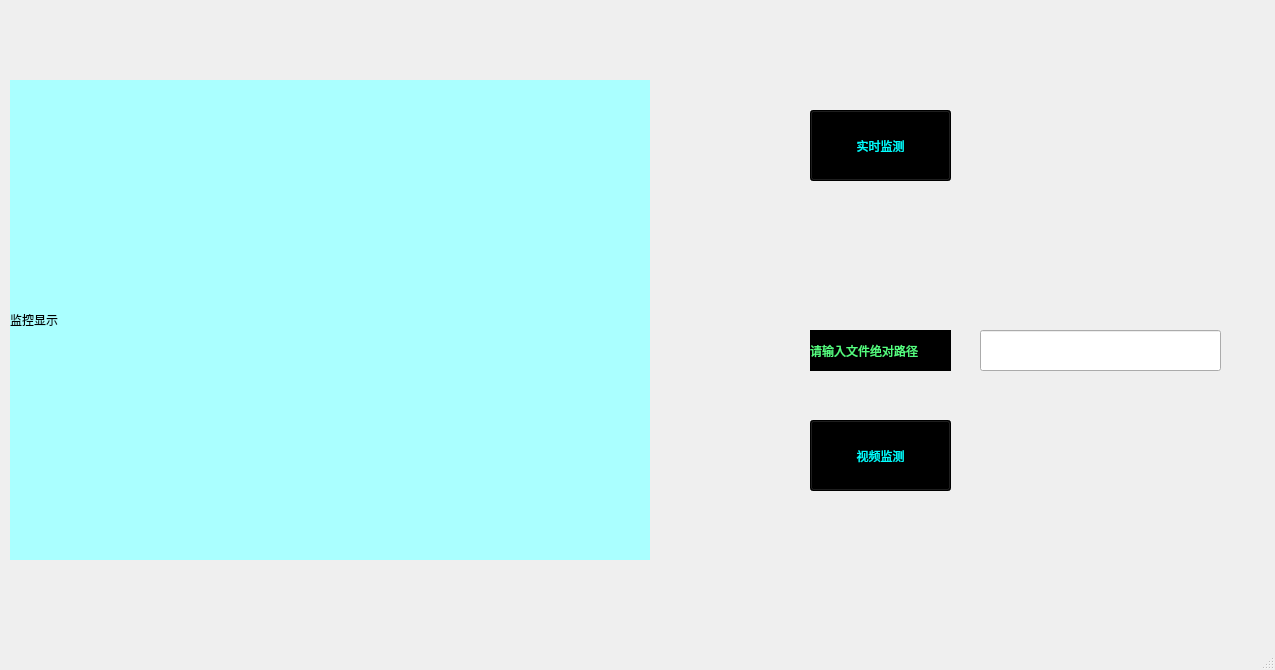
<?xml version="1.0" encoding="UTF-8"?>
<ui version="4.0">
 <class>MainWindow</class>
 <widget class="QMainWindow" name="MainWindow">
  <property name="geometry">
   <rect>
    <x>0</x>
    <y>0</y>
    <width>1275</width>
    <height>670</height>
   </rect>
  </property>
  <property name="windowTitle">
   <string>MainWindow</string>
  </property>
  <widget class="QWidget" name="centralwidget">
   <widget class="QLabel" name="camera_label">
    <property name="geometry">
     <rect>
      <x>10</x>
      <y>80</y>
      <width>640</width>
      <height>480</height>
     </rect>
    </property>
    <property name="styleSheet">
     <string notr="true">background-color: rgb(170, 255, 255);</string>
    </property>
    <property name="text">
     <string>监控显示</string>
    </property>
   </widget>
   <widget class="QPushButton" name="BTN1">
    <property name="geometry">
     <rect>
      <x>810</x>
      <y>110</y>
      <width>141</width>
      <height>71</height>
     </rect>
    </property>
    <property name="styleSheet">
     <string notr="true">background-color: rgb(0, 0, 0);
font: 8pt &quot;Adobe Hebrew&quot;;
color: rgb(0, 255, 255);
border-color: rgb(85, 170, 255);
font: 75 9pt &quot;Century Gothic&quot;;</string>
    </property>
    <property name="text">
     <string>实时监测</string>
    </property>
   </widget>
   <widget class="QPushButton" name="BTN2">
    <property name="geometry">
     <rect>
      <x>810</x>
      <y>420</y>
      <width>141</width>
      <height>71</height>
     </rect>
    </property>
    <property name="styleSheet">
     <string notr="true">background-color: rgb(0, 0, 0);
font: 8pt &quot;Adobe Hebrew&quot;;
color: rgb(0, 255, 255);
border-color: rgb(85, 170, 255);
font: 75 9pt &quot;Century Gothic&quot;;</string>
    </property>
    <property name="text">
     <string>视频监测</string>
    </property>
   </widget>
   <widget class="QLabel" name="label">
    <property name="geometry">
     <rect>
      <x>810</x>
      <y>330</y>
      <width>141</width>
      <height>41</height>
     </rect>
    </property>
    <property name="styleSheet">
     <string notr="true">border-color: rgb(0, 255, 255);
color: rgb(85, 255, 127);
background-color: rgb(0, 0, 0);</string>
    </property>
    <property name="text">
     <string>请输入文件绝对路径</string>
    </property>
   </widget>
   <widget class="QLineEdit" name="FILE_dir">
    <property name="geometry">
     <rect>
      <x>980</x>
      <y>330</y>
      <width>241</width>
      <height>41</height>
     </rect>
    </property>
   </widget>
  </widget>
  <widget class="QMenuBar" name="menubar">
   <property name="geometry">
    <rect>
     <x>0</x>
     <y>0</y>
     <width>1275</width>
     <height>26</height>
    </rect>
   </property>
  </widget>
  <widget class="QStatusBar" name="statusbar"/>
 </widget>
 <resources/>
 <connections/>
</ui>
